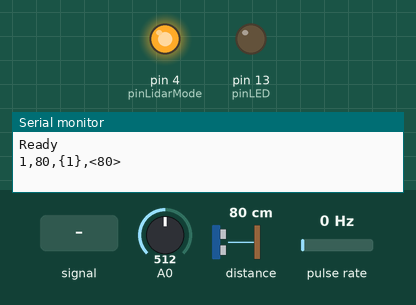
This sketch was run on a simulated Arduino Nano, built with avr-gcc and run on an emulated ATmega328P. Parts: output pins drawn as LEDs (lit = HIGH), the last lines printed to the serial monitor. Wiring (inferred from the names in the program): pulse sensor: data pin 3; LIDAR-Lite range finder at I2C address 0x62. The test bench sets the inputs (shaded band); at power-on: pulse rate 0 Hz, A0 = 512, distance to the obstacle 80 cm.

Above: at 1.2 s.
1.3 s: A0 fed a 200 Hz sine of ±81 counts around its level
At 2.5 s:
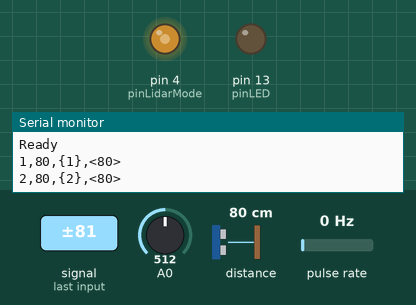
2.8 s: pulse rate (sensor on pin 3) set to 196 Hz
5.8 s: A0 set to 716
Timing chart, 0 to 8.8 s (numbered marks = the images above; inputs shaded):
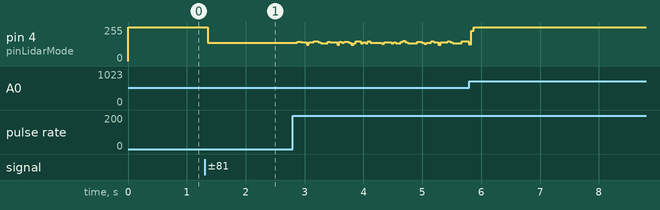

Measured:
- after the input at 1.3 s, pin 4 (pinLidarMode): 255/255 → 138/255 after 0.05 s

The sketch:

lidar.ino
```cpp
// (licence header left out)
//
// serial output:
// [0] angle (degree) high byte
// [1] angle (degree) low byte
// [3] distance (cm) high byte
// [4] distance (cm) low byte
// ...repeats
//
// ...until zero pos indication:
// 0xCC, 0xDD, 0xEE, 0xFF


// Arduino Nano wiring:
// A5  - Lidar SCL
// A4  - Lidar SDA
// D4  - Lidar Mode (Add Pull-Down!)  NOT USED!
// D3  - disc encoder pos
// D5  - disc encoder LED (Active Pull-Down )  NOT USED!


// diagnostic mode: open Arduino IDE serial console (CLTR+SHIFT+M), and send 'd' to the Lidar
// diagnostic output should be like this:
// time=239  freq=3  angleMin=0  angleMax=363
// time=240  freq=3  angleMin=1  angleMax=363
// time=241  freq=3  angleMin=1  angleMax=364

#include <Arduino.h>
#include <Wire.h>
#include "LIDARLite.h"
#include "TimerOne.h"
//#include <MsTimer2.h>
//#include <Servo.h>


int pinLidarMode   = 4;
int pinEncoderPos  = 3;
int pinEncoderLED  = 5;
int pinLED  = 13;


#define MODE_NORMAL  0
#define MODE_DEBUG   1
#define MODE_LASER   2

char mode = MODE_NORMAL;
LIDARLite myLidarLite;
volatile int angle = 0;
volatile float ratio = 0;
volatile bool zeroPos = false;
volatile int tickLowDuration = 0;
volatile int tickHighDuration = 0;
volatile int tickAngle = 0;
volatile unsigned long tickLastTime = 0;
int measurements = 0;
unsigned long nextSerialTime = 0;
unsigned long nextInfoTime = 0;
unsigned long rotationCounter = 0;
int angleMax = 0;
int angleMin = 30000;

volatile int tthresh = 500;
volatile int t = 0;
volatile int tickDuration = 0;
volatile unsigned long ms = 0;
volatile float ratiothresh = 5;
volatile int prems = 0;
volatile int pre_trip = 0;
volatile int zeromil = 0;
volatile int zeromilmax = 3000;
volatile int zeromilmin = 1000;
int prev_angle = 0;
bool pk = 1;
//Servo myservo;

int distance = 0;    // Distance measured
int reading = 0;
long dT;
long tNew, tOld;
int motorPos;
volatile int motorStepCnt = 0;
int steps;
float secondsPerDegree = 0;
int lastMotorPos = -1;
int lastSpeed = 0;
volatile float x = 0.0;

void serialPrintRange(int motorPos, int reading);
void calculate_speed( int p_position, int p_interval);

//
//void timer(){ //for 180
//  //angle++; // set to next angle step
//  if(pk==1)
//  {
//    angle++;
//    if(angle>=179)
//    {
//      pk=!pk;
//    }
//  }
//  else
//  {
//    angle--;
//    if(angle<=1)
//    {
//      pk=!pk;
//      zeroPos=true;
//    }
//  }
//  {
//    myservo.write(angle);
//  }
//}


void timer() { // for 360
  angle++; // set to next angle step

  if (angle >= 359)
  {
    angle = 0;
    //zeroPos=true;
  }
  //  myservo.write(angle);
}


//void encoderTick(){
//  volatile int state = digitalRead(pinEncoderPos);
//  volatile unsigned long ms = millis();
//  //digitalWrite(pinLED, state);
//  volatile int tickDuration = ms-tickLastTime;   // compute transition time
//  if (tickDuration == 0) tickDuration = 1;
//  tickAngle+=12;
//  if (state == LOW){
//     high->low transition
//    tickHighDuration = tickDuration;   // remember high time
//    ratio = ((float)tickLowDuration)/((float)tickHighDuration);
//    if (ratio < 0.66){
//      // zero pos
//      zeroPos = true;
//      tickAngle = 0;     // reset angle to zero
//      angle = tickAngle;
//    } else {
//      angle = tickAngle;
//      Timer1.setPeriod(tickDuration*1000/12); // set degree timer based on transition time
//    }
//  } else {
//    // low->high transition
//    tickLowDuration = tickDuration;   // remember low time
//  }
//  tickLastTime = ms; // remember transition time
//}


//void encoderTickRise()
//{
//  digitalWrite(pinLED, HIGH);
//  ms = millis();
//  tickDuration = ms - tickLastTime;
//  if (tickDuration == 0) tickDuration = 1;
//  tickLowDuration = tickDuration;
//  Serial.print("tickLowDuration - ");
//  Serial.println(tickHighDuration);
//  tickLastTime = ms;
//  digitalWrite(pinLED, LOW);
//  attachInterrupt(digitalPinToInterrupt(pinEncoderPos), encoderTickFall, FALLING);
//}
//void encoderTickFall()
//{
//  digitalWrite(pinLED, HIGH);
//  ms = millis();
//  tickDuration = ms - tickLastTime;
//  if (tickDuration == 0) tickDuration = 1;
//  tickHighDuration = tickDuration;
//  Serial.print("tickHighDuration - ");
//  Serial.println(tickHighDuration);
//  ratio = ((float)tickLowDuration) / ((float)tickHighDuration);
//  Serial.print("ratio - ");
//  Serial.println(ratio);
//  if (ratio < ratiothresh)
//  {
//    zeromil = ms - prems;
//    if (zeromil == 0) zeromil = 1;
//    prems = ms;
//    tickAngle = 0;
//    angle = tickAngle;
//    pre_trip = 0;
//    if ( (zeromil < zeromilmax) && (zeromil > zeromilmin) )
//    {
//      Timer1.setPeriod((float)zeromil * 1000.0 / 360.0 / 1.0);
//      if (mode == MODE_DEBUG)
//      {
//        x = (float)zeromil * 1000.0 / 360.0 / 1.0 ;
//        Serial.println();
//        Serial.println();
//        Serial.print((float)zeromil * 1000.0 / 360.0 / 1.0);
//        Serial.print("    -    ");
//        Serial.print(zeromil);
//        Serial.print("    -    ");
//        Serial.print(360.0 / (float)zeromil);
//        Serial.println();
//        Serial.println();
//      }
//    }
//  }
//  else
//  {
//    //angle = tickAngle;
//    pre_trip += 90;
//    angle = pre_trip;
//  }
//  tickLastTime = ms;
//  digitalWrite(pinLED, LOW);
//  attachInterrupt(digitalPinToInterrupt(pinEncoderPos), encoderTickRise, RISING);
//}


void encoderTick() {
  volatile int state = digitalRead(pinEncoderPos);
  volatile unsigned long ms = millis();
  digitalWrite(pinLED, HIGH);
  volatile int tickDuration = ms - tickLastTime;
  if (tickDuration == 0) tickDuration = 1;
  if (state == LOW)
  {
    //    Serial.println("h 2 low");
    //     high->low transition
    //    Serial.println();
    //    Serial.println("*******************************************************************************************************************");
    //tickAngle += 90;
    tickHighDuration = tickDuration;
    ratio = ((float)tickLowDuration) / ((float)tickHighDuration);
    //    Serial.print("ratio - ");
    //    Serial.println(ratio);
    //    Serial.println();
    //    Serial.print("ratio = ");
    //    Serial.println(ratio);
    if (ratio < ratiothresh)
    {
      //zeroPos = false;
      //      Serial.println();
      //      Serial.println("%%%%%%%%%%%%%%%%%%%%%%%%%%%%%%%%%%%%%%%%%%%%%%%%%%%%%%%%%%%%%%%%%%%%%%%%%%%%%%%%%%%%%%%%%%%%%%%%%%%%%%%%%%%%%%%%%%");
      zeromil = ms - prems;
      if (zeromil == 0) zeromil = 1;
      prems = ms;
      tickAngle = 0;
      angle = tickAngle;
      pre_trip = 0;
      if ( (zeromil < zeromilmax) && (zeromil > zeromilmin) )
      {
        Timer1.setPeriod((float)zeromil * 1000.0 / 360.0 / 1.0);
        if (mode == MODE_DEBUG)
        {
          Serial.println();
          Serial.println();
          Serial.print((float)zeromil * 1000.0 / 360.0 / 1.0);
          Serial.print("    -    ");
          Serial.print(zeromil);
          Serial.print("    -    ");
          Serial.print(360.0 / (float)zeromil);
          Serial.println();
          Serial.println();
        }
      }
      //      Serial.print("zeromil - ");
      //      Serial.println(zeromil);

    }
    else
    {
      //angle = tickAngle;
      pre_trip += 90;
      angle = pre_trip;
    }
  }
  else
  {

    //    Serial.println("l 2 high");
    //    low->high transition

    //    Serial.println();
    //    Serial.println("---------------------------------------------------------------------------------------------------------------");
    tickLowDuration = tickDuration;
  }
  tickLastTime = ms;
  digitalWrite(pinLED, LOW);
}

void setup() {

  //myLidarLite.begin();
  pinMode(pinLidarMode, INPUT);
  pinMode(pinEncoderPos, INPUT);
  pinMode(pinEncoderLED, INPUT);
  pinMode(pinLED, OUTPUT);

  // begin(int configuration, bool fasti2c, bool showErrorReporting, char LidarLiteI2cAddress)
  myLidarLite.begin(1, true);
  myLidarLite.beginContinuous();

  Serial.begin(115200);

  Timer1.initialize(1000000); // 1 second
  Timer1.attachInterrupt(timer);

  //MsTimer2::set(5, timer); // 500ms period
  //MsTimer2::start();
  //myservo.attach(5);
  //delay(100);
  //myservo.write(90);

  Serial.println("Ready");
  attachInterrupt(digitalPinToInterrupt(pinEncoderPos), encoderTick, CHANGE);
  pinMode(4, OUTPUT);
}


void loop() {

  t = analogRead(A0);
  if (t > tthresh)
  {
    digitalWrite(4, HIGH);
  }
  else
  {
    digitalWrite(4, LOW);
  }
  //  Serial.println(t);

  if (millis() >= nextSerialTime) {
    nextSerialTime = millis() + 500;
    if (Serial.available()) {
      char ch = Serial.read();
      if (ch == 'd') mode = MODE_DEBUG;
      if (ch == 'n') mode = MODE_NORMAL;
      if (ch == 'l') mode = MODE_LASER;
    }
  }

  int d = 0;
  //d = myLidarLite.distance();
  //while (digitalRead(pinLidarMode) == HIGH);
  d = myLidarLite.distanceContinuous();

  //  int s = myLidarLite.signalStrength();
  /*if (v == 0){
    // take 1 reading with preamp stabilization and reference pulse (these default to true)
    d = myLidarLite.distance();
    } else {
    // take reading without preamp stabilization and reference pulse (these read about 0.5-0.75ms faster than with)
    d = myLidarLite.distance(false,false);
    } */


  int v = angle;
  //  Serial.println(v);
  //  if (zeroPos) {
  //    // zero point
  //    zeroPos = false;
  //    if (mode == MODE_NORMAL) {
  //      /*// fill-up to 360 measurements
  //        while (measurements < 360){
  //        Serial.write(0);
  //        Serial.write(0);
  //        Serial.write(0);
  //        Serial.write(0);
  //        Serial.flush();
  //        measurements++;
  //        }*/
  //      // send zero sync
  //      Serial.write(0xCC);
  //      Serial.write(0xDD);
  //      Serial.write(0xEE);
  //      Serial.write(0xFF);
  //      Serial.flush();
  //    } else {
  //      //Serial.println(rotationCounter);
  //      //Serial.flush();
  //    }
  //    measurements = 0;
  //    rotationCounter++;
  //  }

  if (mode == MODE_NORMAL) {
    if (prev_angle != angle) {
      /*
        Serial.write(v >> 8);
        Serial.write(v & 0xFF);
        Serial.write(d >> 8);
        Serial.write(d & 0xFF);
        Serial.flush();
      */
      serialPrintRange(v, d);
      prev_angle = angle;
    }
  }
  else if (mode == MODE_DEBUG) {

    //    if (angle > angleMax) angleMax = angle;
    //    if (angle < angleMin) angleMin = angle;
    //
    //    if (millis() >= nextInfoTime) {
    //      nextInfoTime = millis() + 1000;
    //      Serial.print("time=");
    //      Serial.print(millis() / 1000);
    //      Serial.print("  freq=");
    //      Serial.print(rotationCounter);
    //      Serial.print("  angleMin=");
    //      Serial.print(angleMin);
    //      Serial.print("  angleMax=");
    //      Serial.print(angleMax);
    //      Serial.println();
    //      angleMax = 0;
    //      angleMin = 30000;
    //      rotationCounter = 0;

    /*Serial.print("idx=");
      Serial.print(measurements);
      Serial.print("  angle=");
      Serial.print(v);
      Serial.print("  distance(cm)=");
      Serial.println(d);  */
    //Serial.print("  strength=");
    //Serial.println(s);  */

    //Serial.println();
  }
  else if (mode == MODE_LASER)
  {
    detachInterrupt(digitalPinToInterrupt(pinEncoderPos));
    Serial.println(digitalRead(pinEncoderPos));
  }
  measurements++;
}


void serialPrintRange(int motorPos, int reading)
{
  //tNew = millis();
  //dT = (tNew - tOld);
  //if ( reading < 1024 && reading > 0 )
  {
    //motorPos = (360.0 / stepsPerRevolution) * motorStepCnt;

    //calculate_speed( motorPos, dT );

    Serial.print(motorPos);
    Serial.print(",");
    Serial.print(reading);
    Serial.print(",");
    Serial.print("{");
    Serial.print(motorPos);
    Serial.print("}");
    Serial.print(",");
    Serial.print("<");
    Serial.print(reading);
    Serial.print(">");
    //    Serial.print(",");
    //    Serial.print(secondsPerDegree, 3);
    //    Serial.print(",");
    //    Serial.print(dT);
    Serial.println();
  }
  //tOld = tNew;
}

void calculate_speed( int p_position, int p_interval )
{
  int degreesTraveled;
  if ( p_position > lastMotorPos )
  {
    degreesTraveled = p_position - lastMotorPos;
  }
  else
  {
    degreesTraveled = p_position - lastMotorPos + 360;
  }
  lastMotorPos = p_position;
  float secsPerDeg = ( p_interval / 1000.0/*milliseconds*/ ) / degreesTraveled;
  secondsPerDegree = secsPerDeg;//( 0.1 * secsPerDeg ) ;//+ ( 0.9 * secondsPerDegree );
}
```

LIDARLite.h
```cpp
#include <Arduino.h>

class LIDARLite
{
  public:
      LIDARLite();
      void begin(int = 0, bool = false, bool = false, char = 0x62);
      void configure(int = 0, char = 0x62);
      void beginContinuous(bool = true, char = 0x04, char = 0xff, char = 0x62);
      void fast(char = 0x62);
      int distance(bool = true, bool = true, char = 0x62);
      int distanceContinuous(char = 0x62);
      void scale(char, char = 0x62);
      int velocity(char = 0x62);
      int signalStrength(char = 0x62);
      void correlationRecordToArray(int*,int = 256, char = 0x62);
      void correlationRecordToSerial(char = '\n', int = 256, char = 0x62);
      unsigned char changeAddress(char, bool = false, char = 0x62);
      void changeAddressMultiPwrEn(int , int* , unsigned char* , bool = false);
      void write(char, char, char = 0x62);
      void read(char, int, byte*, bool, char);
  private:
      static bool errorReporting;
};
```

Source omitted: LIDARLite.cpp (31429 bytes)
